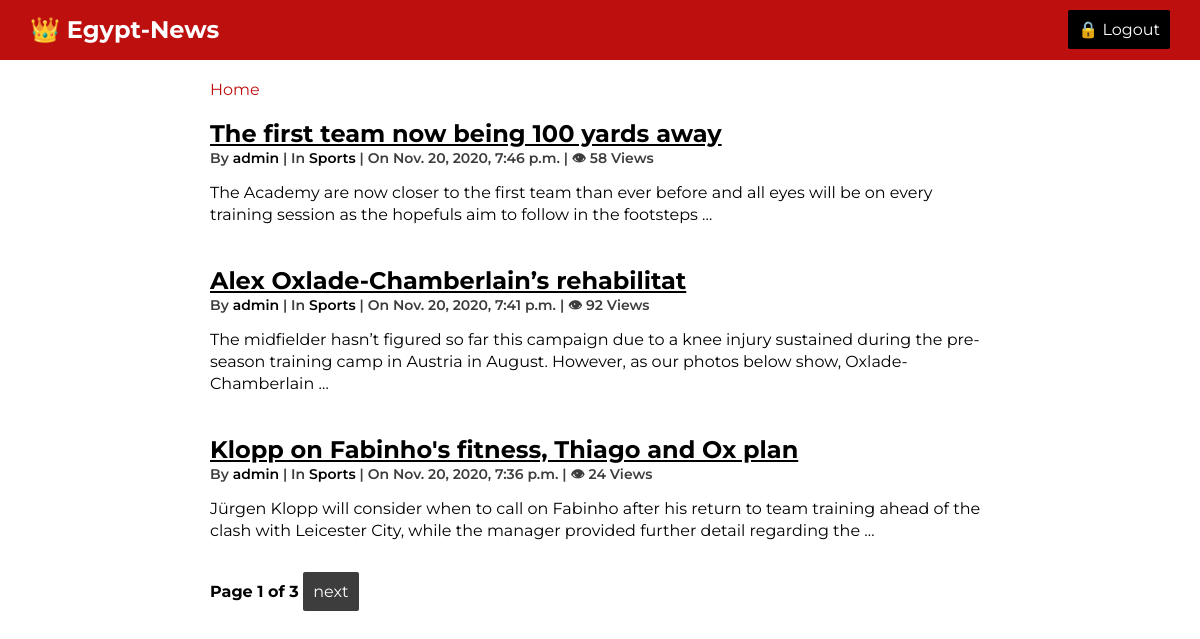
The app's page / (signed in) with its own data.
### blog/models.py (models this page shows, shortened)
class Post(models.Model):
    title = models.CharField(max_length=200)
    content = models.TextField()
    pub_date = models.DateTimeField(auto_now_add=True)
    view_count = models.PositiveIntegerField(default=0)
    author = models.ForeignKey(User , on_delete=models.CASCADE)
    category = models.ForeignKey(Category , on_delete=models.CASCADE)
    class Meta:
        ordering = ['-pub_date']
    def get_absolute_url(self):
        return reverse('blog:post_detail', args=[self.pk])

class Category(models.Model):
    name = models.CharField(max_length=100, unique=True)
    creator = models.ForeignKey(User , on_delete=models.CASCADE )
    class Meta:
        verbose_name_plural = "Categories"
    def __str__(self):
        return self.name

### blog/views.py (the view)
# urls.py: path('', login_required(Home.as_view(template_name = 'blog/home.html')) , name = 'home'),
class Home(ListView):
    model = Post
    template_name = 'blog/home.html'
    context_object_name = 'posts'
    paginate_by = 3

### blog/templates/blog/home.html (shortened to what this page needs)
{% extends 'blog/base.html' %}
{% block content %}
{% for post in posts %}
<div class="blog-item">
    <h2><a href="{{post.get_absolute_url}}">{{ post.title }}</a></h2>
    <div class="info">
        By <span><a href="#">{{ post.author }}</a></span> | In <span><a href="#">{{ post.category }}</a></span> | On
        <span>{{ post.pub_date }}</span> | &#x1f441 <span>{{ post.view_count }} Views</span>
    </div>
    <p> {{ post.content|truncatewords:30 }} </p>
</div>
{% endfor %}
{% include 'blog/pagination_links.html' %}
{% endblock %}

### blog/templates/blog/base.html (shortened to what this page needs)
{% load static %}
<!DOCTYPE html>
<html lang="en">
<head>
    <link rel="stylesheet" href="{% static 'blog/css/reset.css' %}">
    <link rel="stylesheet" href="{% static 'blog/css/style.css' %}">
</head>
<body>
    <nav>
        <h2>&#x1f451 Egypt-News</h2>
        {% if user.is_authenticated %}
        <p><a href="{% url 'blog:logout' %}">&#128274 Logout</a></p>
        {% else %}
        <p><a href="{% url 'blog:login' %}">&#128275 Login</a></p>
        {% endif %}
    </nav>
    <section class="content-wrapper">
        <div class="breadcrumb">
            <p>{% block breadcrumb %}<a href="{% url 'blog:home' %}">Home</a>{% endblock %}</p>
        </div>
        {% block content %}
        {% endblock %}
    </section>
</body>
</html>

### blog/templates/blog/pagination_links.html (shortened to what this page needs)
<div class="pagination">
    <span class="step-links">
        <span class="current">
        Page {{ page_obj.number }} of {{ page_obj.paginator.num_pages }}
        </span>
        {% if page_obj.has_next %}
        <a href="?page={{ page_obj.next_page_number }}">next</a>
        {% endif %}
    </span>
</div>

### blog/static/blog/css/style.css (style rules this page uses)
:root { --primary: rgb(190, 15, 15); --primary-light: rgb(212, 47, 47); --secondary: #000; --light-dark: #3d3d3d; --lighter-dark: #5e5d5d; }
body { font-family: 'Montserrat', sans-serif; }
h2 { margin: 0; }
a { text-decoration: none; color: var(--secondary); }
nav { display: flex; background-color: var(--primary); color: #fff; line-height: 60px; padding: 0 30px; }
nav > h2, p { margin: 0; }
nav > p > a { color: #fff; padding: 10px; background-color: var(--secondary); border-radius: 2px; }
nav > h2 { margin-right: auto; }
.content-wrapper { display: grid; grid-template-columns: 1fr auto 1fr; padding: 0 30px; margin: 20px 0; }
.content-wrapper > div { grid-column: 2; max-width: 780px; margin: 20px 0; }
.content-wrapper > .breadcrumb { margin: 0; }
.breadcrumb a { color: var(--primary); }
.blog-item h2 a { color: var(--secondary); text-decoration: underline; }
.blog-item .info { margin-bottom: 10px; font-size: 14px; font-weight: 600; color: var(--light-dark); }
.blog-item p { line-height: 22px; }
.pagination a { padding: 10px; background-color: var(--light-dark); color: #fff; text-decoration: none; border-radius: 2px; }
.pagination .current { font-weight: 700; }

### records on screen
Post: title "The first team now being 100 yards away", author "admin", category "Sports", pub_date "Nov. 20, 2020, 7:46 p.m.", view_count "58", content "The Academy are now closer to the first team than ever before and all eyes will be on every training session as the hopefuls aim to follow in the footsteps …"
Post: title "Alex Oxlade-Chamberlain’s rehabilitat", author "admin", category "Sports", pub_date "Nov. 20, 2020, 7:41 p.m.", view_count "92", content "The midfielder hasn’t figured so far this campaign due to a knee injury sustained during the pre-season training camp in Austria in August. However, as our photos below show, Oxlade-Chamberlain …"
Post: title "Klopp on Fabinho's fitness, Thiago and Ox plan", author "admin", category "Sports", pub_date "Nov. 20, 2020, 7:36 p.m.", view_count "24", content "Jürgen Klopp will consider when to call on Fabinho after his return to team training ahead of the clash with Leicester City, while the manager provided further detail regarding the …"

### other values on screen
{{ page_obj.number }} "1"
{{ page_obj.paginator.num_pages }} "3"
